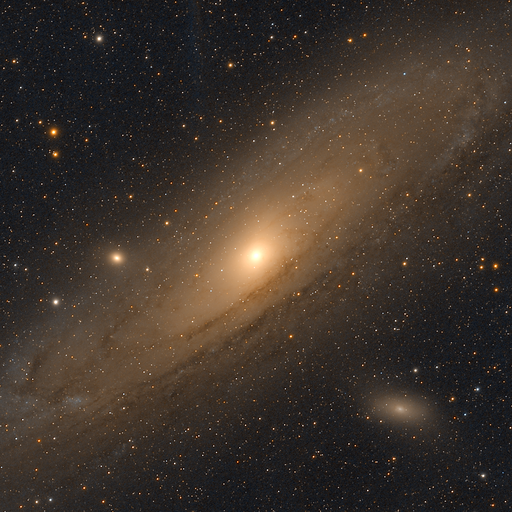
#> input picture assets/avastack.png, 512 x 512 px
$ python _diag_gx_bords.py assets/avastack.png
#> lines starting #> are read from the running program, lines starting #| are printed output that depends on the picture; long printed decimals are rounded
### avastack/images.py
# -*- coding: utf-8 -*-
"""Entrées/sorties image : chargement, sauvegarde, débayerisation, et
utilitaires pour les résultats des outils externes."""

import os
import glob
import re
from typing import Literal, overload

import numpy as np
import cv2

from . import travail

try:
    from astropy.io import fits
    FITS_OK = True
except ImportError:
    FITS_OK = False

# --- Brutes capteur couleur (matrice de Bayer / CFA) -----------------------
# « Non »  : caméra mono, ou images déjà en couleur (TIFF/PNG RGB, FITS 3 canaux)
# « Auto » : lit BAYERPAT dans l'en-tête FITS ; sinon devine via les étoiles,
#           et laisse intactes les images sans signature couleur (caméra mono)
# RGGB/BGGR/GRBG/GBRG : force le pattern (RGGB = le plus courant chez ZWO)
# NB : variable de MODULE, modifiée par l'interface (menu déroulant) —
# comportement identique au `global CFA_MODE` de l'ancien fichier unique.
CFA_MODE = "Auto"


# [39 lines left out: functions _debayer, _guess_bayer, not called in this run]


def _apply_cfa(a, path):
    """Débayerise une brute 2D selon CFA_MODE. Ne touche ni aux images déjà
    RGB, ni (en Auto) aux images sans signature de matrice couleur (mono)."""
    if CFA_MODE == "Non" or a.ndim != 2:
        return a
    pat = CFA_MODE
    if pat == "Auto":
        if FITS_OK and path.lower().endswith((".fits", ".fit", ".fts")):
            try:
                with fits.open(path) as hd:
                    h = (hd[0].header.get("BAYERPAT")
                         or hd[0].header.get("BAYPAT") or "").upper().strip()
                if h in ("RGGB", "BGGR", "GRBG", "GBRG"):
                    return _debayer(a, h)   # info fiable de l'acquisition
            except Exception:
                pass
        pat = _guess_bayer(a)
        if pat is None:
            return a                       # image mono → intacte
    return _debayer(a, pat)


# --- Temps de pose (jalon 119) ---------------------------------------------
# Mots-clés FITS portant le temps de pose unitaire, dans l'ordre d'essai : les
# logiciels d'acquisition ne s'accordent pas (EXPTIME chez N.I.N.A./APT/SGP,
# EXPOSURE ailleurs, XPOSURE dans certains en-têtes).
_MOTS_EXPO = ("EXPTIME", "EXPOSURE", "XPOSURE")


# [36 lines left out: function _expo_depuis_entete, not called in this run]


@overload
def load_image(path: str, avec_expo: Literal[False] = ...) -> np.ndarray: ...
@overload
def load_image(path: str,
               avec_expo: Literal[True]) -> tuple[np.ndarray, float | None]: ...


def load_image(path, avec_expo=False):
    """Charge FITS/PNG/TIFF/JPG → float32, RGB ou mono. Débayerise
    éventuellement (CFA_MODE) les brutes d'un capteur couleur.

    `avec_expo=True` (jalon 119) : renvoie EN PLUS `(image, expo)`, où `expo`
    est le temps de pose en SECONDES lu dans l'en-tête FITS (None pour les
    formats non FITS ou sans mot-clé exploitable). Le défaut reste l'image
    SEULE — RÉTRO-COMPATIBLE : tout appelant existant continue de fonctionner.

    Normalisation selon le TYPE de données (et non la valeur max) :
    entiers 8/16 bits → [0..1] ; flottants (empilements, sorties GraXpert/BXT
    en 32F) → inchangés, y compris les valeurs > 1 des étoiles brillantes."""
    p = path.lower()
    expo = None
    if p.endswith((".fits", ".fit", ".fts")) and FITS_OK:
        with fits.open(path) as hd:
            a = np.asarray(hd[0].data)
            # Jalon 119 : le temps de pose (EXPTIME/EXPOSURE) est extrait du
            # MÊME en-tête déjà lu — AUCUNE relecture du fichier.
            expo = _expo_depuis_entete(hd[0].header)
        if a.ndim == 3 and a.shape[0] <= 4 and a.shape[-1] > 4:
            # PIÈGE axes FITS couleur (même convention que
            # alignment.canal_alignement) : un FITS RGB standard écrit les
            # canaux sur NAXIS3 — astropy le rend (C, H, W). Toute l'appli
            # travaille en (H, W, C) → normalisation ICI, une fois pour toutes
            # (nos propres sauvegardes RGB incluses depuis le correctif
            # « save_image canaux sur NAXIS3 »).
            a = np.ascontiguousarray(np.transpose(a, (1, 2, 0)))
    else:
        a = cv2.imdecode(np.fromfile(path, np.uint8), cv2.IMREAD_UNCHANGED)
        if a is None:
            raise IOError(f"Lecture impossible : {path}")
        if a.ndim == 3 and a.shape[2] == 4:          # PNG/TIFF avec canal alpha
            a = cv2.cvtColor(a, cv2.COLOR_BGRA2RGB)
        elif a.ndim == 3 and a.shape[2] == 3:
            a = cv2.cvtColor(a, cv2.COLOR_BGR2RGB)
    a = _apply_cfa(a, path)
    if a.dtype == np.uint8:
        a = a.astype(np.float32) / 255.0
    elif a.dtype == np.uint16:
        a = a.astype(np.float32) / 65535.0
    elif a.dtype == np.int16:                        # FITS 16 bits = signé
        a = np.clip(a, 0, None).astype(np.float32) / 32768.0
    else:                                            # float32/64 : tel quel
        a = a.astype(np.float32)
    if avec_expo:                        # jalon 119 (défaut : image seule)
        return a, expo
    return a

# [79 lines left out: functions lire_filtre_fits, lire_exptime_fits, borner_lineaire, not called in this run]


# --- Écriture ATOMIQUE et ESPACE DISQUE (v2.38.6) ---------------------------
# Constat RÉEL (Alain, 27/09/2026, Linux) : « Erreur : 24962352 requested and
# 10902832 written » au moment de BlurX. Ce message est celui de
# `numpy.ndarray.tofile()`, appelé par ASTROPY pour écrire les données d'un
# FITS (`io/fits/util.py::_array_to_file` : « delegates directly to
# ndarray.tofile ») : l'écriture s'est ARRÊTÉE à 43 % — signature d'un VOLUME
# PLEIN (le `/tmp` de sa machine est un tmpfs de 4,6 Go que l'archivage des
# frames remplissait), pas d'un chemin invalide (lequel échouerait dès
# l'ouverture). Deux corrections : ① on vérifie l'espace AVANT d'écrire et on
# REFUSE avec une phrase chiffrée ; ② on écrit dans un `.part` qu'on RENOMME à
# la fin, donc un fichier tronqué ne peut plus rester à la place d'une image
# valide (danger réel : un FITS partiel se relit !).
_MOTIF_PARTIEL = re.compile(r"(\d+)\s+requested\s+and\s+(\d+)\s+written")


# [204 lines left out: functions traduction_erreur_ecriture, ecrire_fichier, supprimer_si_present, ecrire_fits, save_image, find_output and 1 more, not called in this run]

### _diag_gx_bords.py
# -*- coding: utf-8 -*-
"""Diagnostic du retrait de gradient GraXpert : mesure objective du fond
aux bords et au centre sur les fichiers LINÉAIRES (avant / après correction).

Usage :
    python _diag_gx_bords.py empilement.fits [empilement_GraXpert.fits]

- Un seul fichier : indique s'il contient un gradient réel (marche
  bords/centre en %).
- Deux fichiers : compare la marche bords/centre AVANT et APRÈS correction.
  Si la correction crée un « coussin » clair, la marche APRÈS est nettement
  plus forte que celle d'AVANT (le fond des bords est sous-corrigé) ;
  si elle écrase le signal, la médiane du centre chute sous le niveau du
  bruit résiduel des bords.

NB : les valeurs absolues (linéaires, fraction de pleine échelle) comptent
peu — c'est la marche RELATIVE bords/centre qui est parlante. La médiane
est utilisée partout pour ignorer étoiles et bruit de pixels.
"""
import os
import sys

import numpy as np

from avastack.images import load_image


def luminance(a):
    """(H, W) ou (C, H, W)/(H, W, C) → luminance 2D (moyenne des canaux)."""
    a = np.asarray(a, dtype=np.float64)
    if a.ndim == 2:
        return a
    if a.ndim != 3:
        raise ValueError(f"dimensions inattendues : {a.shape}")
    # (C, H, W) si le premier axe est petit, sinon (H, W, C)
    axis = 0 if a.shape[0] <= 4 else 2
    return a.mean(axis=axis)


def marches(a, label):
    """Affiche médiane du centre et des 4 bandes de bord (+ marche en %)."""
    h, w = a.shape
    b = max(4, int(0.05 * min(h, w)))          # bande de bord : 5 % du petit côté
    centre = a[h // 4: 3 * h // 4, w // 4: 3 * w // 4]   # moitié centrale
    med_c = float(np.median(centre))
    print(f"\n--- {label} ---")
    print(f"centre (médiane)          : {med_c:.8f}")
    pire = 0.0
    for nom, z in (("haut", a[:b, :]), ("bas", a[-b:, :]),
                   ("gauche", a[:, :b]), ("droite", a[:, -b:])):
        m = float(np.median(z))
        pct = (m - med_c) / max(abs(med_c), 1e-12) * 100.0
        pire = max(pire, abs(pct))
        print(f"bande {nom:<7}           : {m:.8f}   (marche vs centre : {pct:+.1f} %)")
    return med_c, pire


def main():
    if len(sys.argv) not in (2, 3):
        print(__doc__)
        sys.exit(1)
    chemins = sys.argv[1:]
    for c in chemins:
        if not os.path.isfile(c):
            print(f"Fichier introuvable : {c}")
            sys.exit(1)

    imgs = []
    for c in chemins:
        a = luminance(load_image(c))
#> in load_image, a is the input picture: shape (512, 512, 3); mean B, G, R 43.7, 52, 62.5
#> in luminance, `a = np.asarray(a, dtype=np.float64)`:
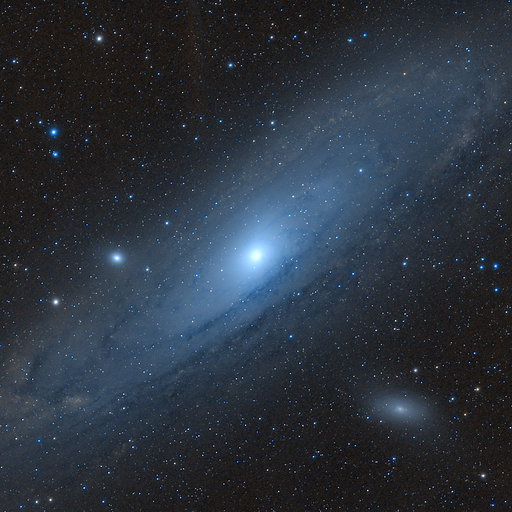
#> a: shape (512, 512, 3) float64; mean of channels 0, 1, 2 0.245, 0.204, 0.171; drawn as B, G, R
#> in luminance, `return a.mean(axis=axis)`:
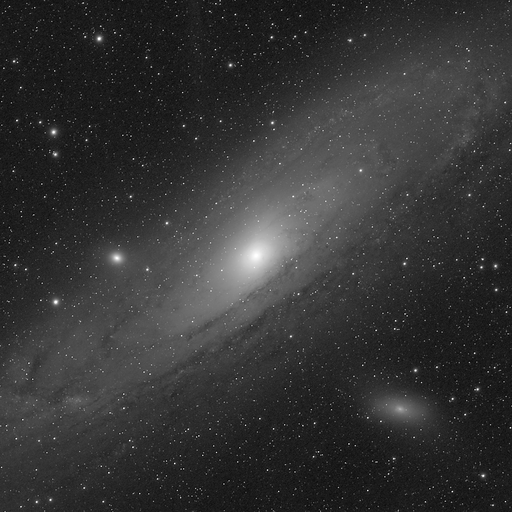
#> returned value: shape (512, 512) float64; min 0, max 1, mean 0.207
        imgs.append((os.path.basename(c), a))
        print(f"chargé : {c}  ({a.shape[1]}×{a.shape[0]})")
#| chargé : assets/avastack.png  (512×512)

    res = []
    for nom, a in imgs:
        res.append(marches(a, nom))
#> this loop made 1 pass
#> (nom, h in marches, w in marches, b in marches, med_c in marches) on pass 1: ('avastack.png', 512, 512, 25, 0.303)
#| --- avastack.png ---
#| centre (médiane)          : 0.3033
#| bande haut              : 0.115   (marche vs centre : -62.1 %)
#| bande bas               : 0.1176   (marche vs centre : -61.2 %)
#| bande gauche            : 0.1412   (marche vs centre : -53.4 %)
#| bande droite            : 0.1412   (marche vs centre : -53.4 %)
#> pass 1, in marches, `centre = a[h // 4: 3 * h // 4, w // 4: 3 * w // 4]`:
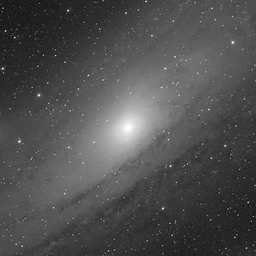
#> centre: shape (256, 256) float64; min 0.0288, max 1, mean 0.311
#> after the loop, res = [(0.303, 62.07)]

    if len(res) == 2:
        (n1, m1), (n2, m2) = res[0], res[1]     # (médiane centre, pire marche %)
        print("\n--- comparaison ---")
        if m1 < 5.0:
            print(f"AVANT  : fond quasi uniforme (pire marche {m1:.1f} %) — "
                  "pas de vrai gradient à retirer.")
        else:
            print(f"AVANT  : gradient réel présent (pire marche {m1:.1f} %).")
        if m2 > m1 + 10.0:
            print(f"APRÈS  : pire marche {m2:.1f} % (> avant + 10 pts) → "
                  "la correction CRÉE un coussin de bord : mécanisme confirmé.")
        else:
            print(f"APRÈS  : pire marche {m2:.1f} % — pas de coussin significatif "
                  "créé par la correction.")


if __name__ == "__main__":
    main()
